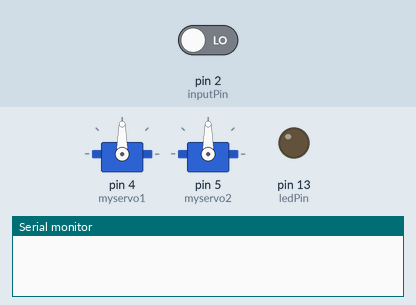
Simulated run of this sketch. Board: Arduino Uno, built with avr-gcc and run on an emulated ATmega328P. Parts: 2 × servo, output pins drawn as LEDs (lit = HIGH), the last lines printed to the serial monitor. The inputs (shaded band) are chosen by the test bench; at power-on: pin 2 (inputPin) LOW.

Above: at 1.2 s.
1.3 s: pin 2 (inputPin) driven HIGH
At 1.45 s:
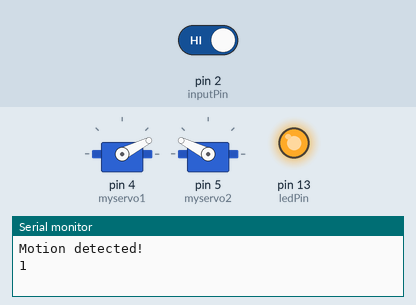
At 2.9 s:
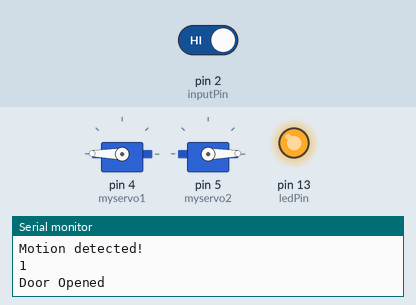
3.7 s: pin 2 (inputPin) driven LOW
At 5.9 s:
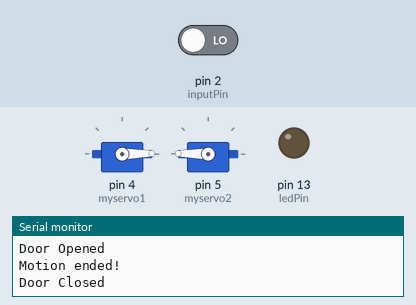
Timing chart, 0 to 7.4 s (numbered marks = the images above; inputs shaded):
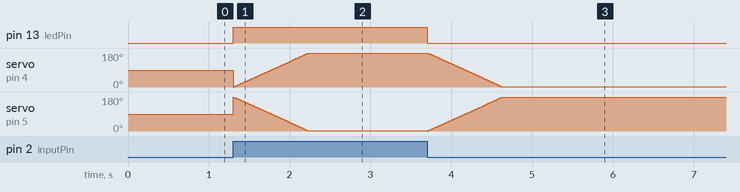

Measured:
- after the input at 1.3 s, pin 13 (ledPin): LOW → HIGH at once
- after the input at 3.7 s, pin 13 (ledPin): HIGH → LOW at once

The sketch:

Automatic_door_opener.ino
```cpp
/*
   Automatic Garrage Door Opener

  PIR Sensor :
      PIR sensors allow you to sense motion, almost always used to detect whether a human has moved in or out of the sensors range.
      They are often referred to as PIR, "Passive Infrared", "Pyroelectric", or "IR motion" sensors.

  This example uses a motion-detecting sensor (PIR sensor) to open or close the door which detects the infrared energy omitted from human's body.
  When someone comes in front of the door, the infrared energy detected by the sensor changes and it triggers the sensor to open the door whenever
  someone approaches the door. The signal is further sent to arduino uno that controls servo motors which are attached to the the door.

*/


#include<Servo.h>
Servo myservo1;     //creates a servo object
Servo myservo2;     //a maximum of eight servo objects can be created
int ledPin = 13;                // choose the pin for the LED
int inputPin = 2;               // choose the input pin (for PIR sensor)
int pirState = LOW;             // we start, assuming no motion detected
int pir_Value = 0;              // variable for reading the pin status
int motionDetected = 0;
int pos = 0;                    // initial servo position
void setup()
    {
      pinMode(ledPin, OUTPUT);      // declare LED as output
      pinMode(inputPin, INPUT);     // declare sensor as input
      myservo1.attach(4);           //attaches servo1 to pin 4
      myservo2.attach(5);           //attaches servo2 to pin 5
      Serial.begin(9600);
    }

void loop()
    {
      pir_Value = digitalRead(inputPin);  // read input value
      if (pir_Value == HIGH)
         { // check if the input is HIGH
           digitalWrite(ledPin, HIGH);  // turn LED ON
           if (pirState == LOW)
              {
                // we have just turned on
                Serial.println("Motion detected!");  //print message on serial monitor
                motionDetected += 1;    //increment this counter by 1
                Serial.println(motionDetected);
                for(pos; pos < 180; pos += 1)  //goes from 0 to 180 degrees
                   {                                   //in steps of one degree
                     myservo1.write(pos);              //tells servo to go to position in variable "pos"
                     myservo2.write(180-pos);
                     delay(5);                         //waits for the servo to reach the position
                   }
                Serial.println("Door Opened");
                pirState = HIGH;
              }
          }
       else
          {
            digitalWrite(ledPin, LOW); // turn LED OFF
            if (pirState == HIGH)
               {
                 //  we have just turned of
                 Serial.println("Motion ended!");
                 // We only want to print on the output change, not state
                 for(pos = 180; pos>=1; pos-=1) //goes from 180 to 0 degrees
                    {
                      myservo1.write(pos);        //to make the servo go faster, decrease the time in delays for
                      myservo2.write(180-pos);
                      delay(5);                   //to make it go slower, increase the number.
                     }
                 Serial.println("Door Closed");
                 pirState = LOW;
               }
          }
    }
```
